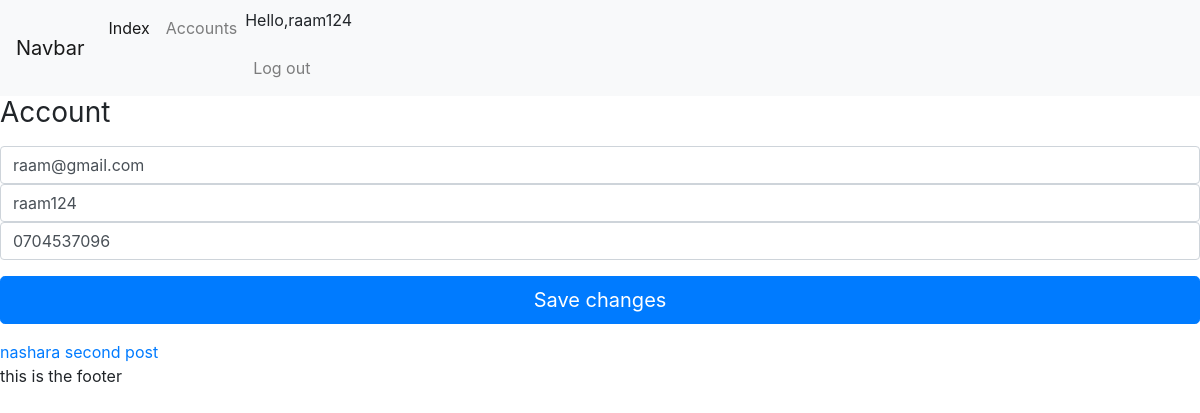
The page /account/account (signed in) on the database as committed earlier.
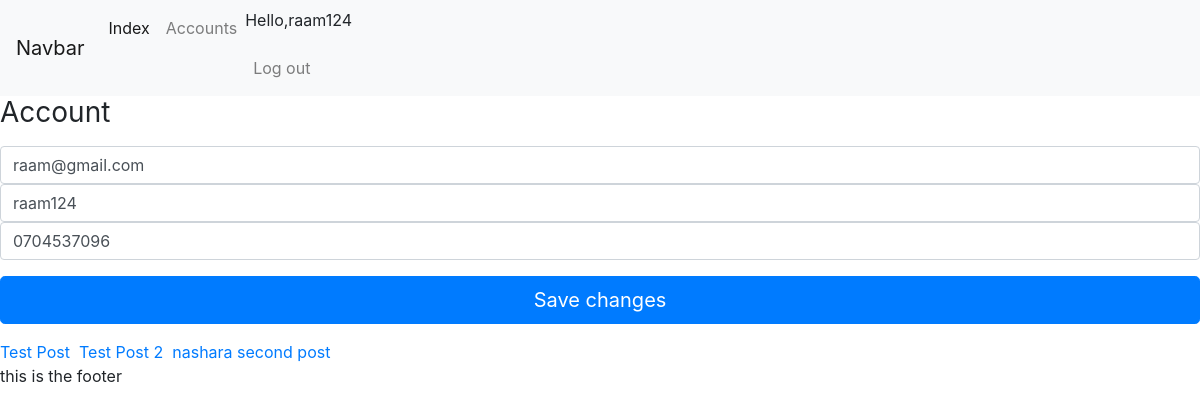
The same page on the database as committed later.
### advertisement/models.py (models this page shows)
class ADPost(models.Model):
	title 					= models.CharField(max_length=50, null=False, blank=False)
	description 			= models.TextField(max_length=5000, null=False, blank=False )
	image		 			= models.ImageField(upload_to=upload_location, null=True, blank=False)
	date_published 			= models.DateTimeField(auto_now_add=True, verbose_name="date published")
	date_updated 			= models.DateTimeField(auto_now=True, verbose_name="date updated")
	author 					= models.ForeignKey(settings.AUTH_USER_MODEL, on_delete=models.CASCADE)
	slug 					= models.SlugField(blank=True, unique=True)
	def __str__(self):
		return f"{self.title}"

### account/views.py (the view)
# urls.py: path('account',views.account_view, name = "account"),
def account_view(request):
	if not request.user.is_authenticated:
			return redirect("login")
	context = {}
	if request.POST:
		form = AccountUpdateForm(request.POST, instance=request.user)
		if form.is_valid():
			form.initial = {
					"email": request.POST['email'],
					"username": request.POST['username'],
					"cnumber":  request.POST['cnumber'],
			}
			form.save()
			context['success_message'] = "Updated"
	else:
		form = AccountUpdateForm(
			initial={
					"email": request.user.email,
					"username": request.user.username,
					"cnumber" : request.user.cnumber,
				}
			)
	context['account_form'] = form
	ads = ADPost.objects.filter(author=request.user)
	context["ads"] = ads
	return render(request, "account/account.html", context)

### account/forms.py (shortened to what this page needs)
class AccountUpdateForm(forms.ModelForm):
	class Meta:
		model = User
		fields = ('email', 'username','cnumber' )
	def cnumber(self):
		account = User.objects.exclude(pk=self.instance.pk).get(cnumber=cnumber)

### account/templates/account/account.html (shortened to what this page needs)
 {% extends 'personal/base.html' %}
{% block content %}
<form class="form-signin" method="post">{% csrf_token %}
  <h1 class="h3 mb-3 font-weight-normal">Account</h1>
  <input type="email" name="email" id="inputEmail" class="form-control" placeholder="Email address" required autofocus value={{account_form.initial.email}}>
  <input type="text" name="username" id="inputUsername" class="form-control" placeholder="Username" required
  value="{{account_form.initial.username}}">
  <input type="text" name="cnumber" id="inputcnumber" class="form-control" placeholder="Contact Number" required
  value="{{account_form.initial.cnumber}}">
  <button class="btn btn-lg btn-primary btn-block" type="submit">Save changes</button>
</form>
  {% if ads %}
{% for ad in ads %}
    <a href="{% url 'ad_detail' ad.slug %}">{{ad}}</a>
{% endfor %}
 {% else %}
 <p>you dont have any...  <a href="{% url 'create_ad' %}">Create one here</a></p>
{% endif %}
{% endblock content %}

Rows that differ between the two databases and show on the page:
added ADPost: title "Test Post"
added ADPost: title "Test Post 2"
